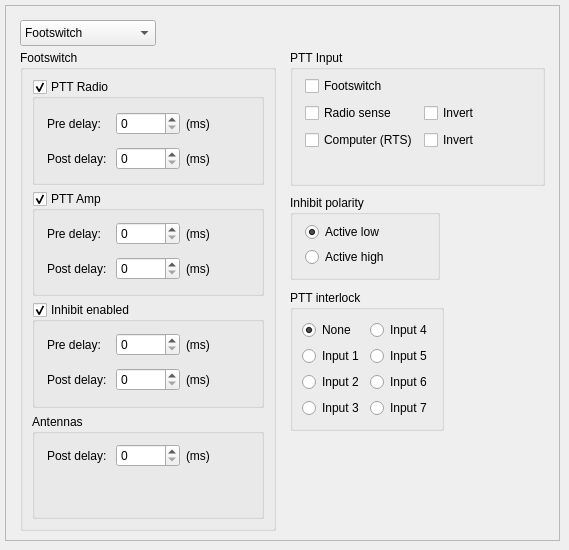
      <widget class="QWidget" name="tabSequencer">
       <attribute name="title">
        <string>Sequencer</string>
       </attribute>
       <widget class="QFrame" name="frameSequencer">
        <property name="geometry">
         <rect>
          <x>5</x>
          <y>5</y>
          <width>555</width>
          <height>536</height>
         </rect>
        </property>
        <property name="frameShape">
         <enum>QFrame::StyledPanel</enum>
        </property>
        <property name="frameShadow">
         <enum>QFrame::Raised</enum>
        </property>
        <widget class="QGroupBox" name="groupBoxSequencer">
         <property name="geometry">
          <rect>
           <x>15</x>
           <y>45</y>
           <width>256</width>
           <height>481</height>
          </rect>
         </property>
         <property name="title">
          <string>Footswitch</string>
         </property>
         <property name="flat">
          <bool>false</bool>
         </property>
         <property name="checkable">
          <bool>false</bool>
         </property>
         <property name="checked">
          <bool>false</bool>
         </property>
         <layout class="QVBoxLayout" name="verticalLayout_12">
          <item>
           <widget class="QGroupBox" name="groupBoxSequencerPTTRadio">
            <property name="title">
             <string>PTT Radio</string>
            </property>
            <property name="checkable">
             <bool>true</bool>
            </property>
            <property name="checked">
             <bool>true</bool>
            </property>
            <widget class="QWidget" name="layoutWidget">
             <property name="geometry">
              <rect>
               <x>15</x>
               <y>27</y>
               <width>202</width>
               <height>70</height>
              </rect>
             </property>
             <layout class="QGridLayout" name="gridLayout_5">
              <item row="0" column="0">
               <widget class="QLabel" name="labelSequencerPreDelay1">
                <property name="enabled">
                 <bool>true</bool>
                </property>
                <property name="text">
                 <string>Pre delay:</string>
                </property>
               </widget>
              </item>
              <item row="0" column="1">
               <widget class="QSpinBox" name="spinBoxSequencerPTTRadioPreDelay">
                <property name="enabled">
                 <bool>true</bool>
                </property>
                <property name="maximum">
                 <number>2555</number>
                </property>
                <property name="singleStep">
                 <number>10</number>
                </property>
               </widget>
              </item>
              <item row="0" column="2">
               <widget class="QLabel" name="labelSequencerms1">
                <property name="enabled">
                 <bool>true</bool>
                </property>
                <property name="text">
                 <string>(ms)</string>
                </property>
               </widget>
              </item>
              <item row="1" column="0">
               <widget class="QLabel" name="labelSequencerPostDelay1">
                <property name="enabled">
                 <bool>true</bool>
                </property>
                <property name="text">
                 <string>Post delay:</string>
                </property>
               </widget>
              </item>
              <item row="1" column="1">
               <widget class="QSpinBox" name="spinBoxSequencerPTTRadioPostDelay">
                <property name="enabled">
                 <bool>true</bool>
                </property>
                <property name="maximum">
                 <number>2555</number>
                </property>
                <property name="singleStep">
                 <number>10</number>
                </property>
               </widget>
              </item>
              <item row="1" column="2">
               <widget class="QLabel" name="labelSequencerms2">
                <property name="enabled">
                 <bool>true</bool>
                </property>
                <property name="text">
                 <string>(ms)</string>
                </property>
               </widget>
              </item>
             </layout>
            </widget>
           </widget>
          </item>
          <item>
           <widget class="QGroupBox" name="groupBoxSequencerPTTAmp">
            <property name="title">
             <string>PTT Amp</string>
            </property>
            <property name="checkable">
             <bool>true</bool>
            </property>
            <widget class="QWidget" name="layoutWidget">
             <property name="geometry">
              <rect>
               <x>15</x>
               <y>25</y>
               <width>202</width>
               <height>70</height>
              </rect>
             </property>
             <layout class="QGridLayout" name="gridLayout_6">
              <item row="0" column="0">
               <widget class="QLabel" name="labelSequencerPreDelay2">
                <property name="enabled">
                 <bool>true</bool>
                </property>
                <property name="text">
                 <string>Pre delay:</string>
                </property>
               </widget>
              </item>
              <item row="0" column="1">
               <widget class="QSpinBox" name="spinBoxSequencerPTTAmpPreDelay">
                <property name="enabled">
                 <bool>true</bool>
                </property>
                <property name="maximum">
                 <number>2555</number>
                </property>
                <property name="singleStep">
                 <number>10</number>
                </property>
               </widget>
              </item>
              <item row="0" column="2">
               <widget class="QLabel" name="labelSequencerms3">
                <property name="enabled">
                 <bool>true</bool>
                </property>
                <property name="text">
                 <string>(ms)</string>
                </property>
               </widget>
              </item>
              <item row="1" column="0">
               <widget class="QLabel" name="labelSequencerPostDelay2">
                <property name="enabled">
                 <bool>true</bool>
                </property>
                <property name="text">
                 <string>Post delay:</string>
                </property>
               </widget>
              </item>
              <item row="1" column="1">
               <widget class="QSpinBox" name="spinBoxSequencerPTTAmpPostDelay">
                <property name="enabled">
                 <bool>true</bool>
                </property>
                <property name="maximum">
                 <number>2555</number>
                </property>
                <property name="singleStep">
                 <number>10</number>
                </property>
               </widget>
              </item>
              <item row="1" column="2">
               <widget class="QLabel" name="labelSequencerms4">
                <property name="enabled">
                 <bool>true</bool>
                </property>
                <property name="text">
                 <string>(ms)</string>
                </property>
               </widget>
              </item>
             </layout>
            </widget>
           </widget>
          </item>
          <item>
           <widget class="QGroupBox" name="groupBoxSequencerInhibitEnabled">
            <property name="title">
             <string>Inhibit enabled</string>
            </property>
            <property name="checkable">
             <bool>true</bool>
            </property>
            <widget class="QWidget" name="layoutWidget_4">
             <property name="geometry">
              <rect>
               <x>15</x>
               <y>25</y>
               <width>202</width>
               <height>70</height>
              </rect>
             </property>
             <layout class="QGridLayout" name="gridLayout_10">
              <item row="0" column="0">
               <widget class="QLabel" name="labelSequencerPreDelay3_2">
                <property name="enabled">
                 <bool>true</bool>
                </property>
                <property name="text">
                 <string>Pre delay:</string>
                </property>
               </widget>
              </item>
              <item row="0" column="2">
               <widget class="QLabel" name="labelSequencerms5_2">
                <property name="enabled">
                 <bool>true</bool>
                </property>
                <property name="text">
                 <string>(ms)</string>
                </property>
               </widget>
              </item>
              <item row="1" column="0">
               <widget class="QLabel" name="labelSequencerPostDelay3_2">
                <property name="enabled">
                 <bool>true</bool>
                </property>
                <property name="text">
                 <string>Post delay:</string>
                </property>
               </widget>
              </item>
              <item row="1" column="2">
               <widget class="QLabel" name="labelSequencerms6_2">
                <property name="enabled">
                 <bool>true</bool>
                </property>
                <property name="text">
                 <string>(ms)</string>
                </property>
               </widget>
              </item>
              <item row="0" column="1">
               <widget class="QSpinBox" name="spinBoxSequencerInhibitPredelay">
                <property name="enabled">
                 <bool>true</bool>
                </property>
                <property name="maximum">
                 <number>2555</number>
                </property>
                <property name="singleStep">
                 <number>10</number>
                </property>
               </widget>
              </item>
              <item row="1" column="1">
               <widget class="QSpinBox" name="spinBoxSequencerInhibitPostdelay">
                <property name="enabled">
                 <bool>true</bool>
                </property>
                <property name="maximum">
                 <number>2555</number>
                </property>
                <property name="singleStep">
                 <number>10</number>
                </property>
               </widget>
              </item>
             </layout>
            </widget>
           </widget>
          </item>
          <item>
           <widget class="QGroupBox" name="groupBoxSequencerAntenna">
            <property name="title">
             <string>Antennas</string>
            </property>
            <widget class="QWidget" name="layoutWidget">
             <property name="geometry">
              <rect>
               <x>15</x>
               <y>25</y>
               <width>202</width>
               <height>33</height>
              </rect>
             </property>
             <layout class="QGridLayout" name="gridLayout_8">
              <item row="0" column="0">
               <widget class="QLabel" name="labelSequencerAntennaPostDelay">
                <property name="text">
                 <string>Post delay:</string>
                </property>
               </widget>
              </item>
              <item row="0" column="1">
               <widget class="QSpinBox" name="spinBoxSequencerAntennaPostDelay">
                <property name="maximum">
                 <number>2555</number>
                </property>
                <property name="singleStep">
                 <number>10</number>
                </property>
               </widget>
              </item>
              <item row="0" column="2">
               <widget class="QLabel" name="labelSequencerms7">
                <property name="text">
                 <string>(ms)</string>
                </property>
               </widget>
              </item>
             </layout>
            </widget>
           </widget>
          </item>
         </layout>
        </widget>
        <widget class="QComboBox" name="comboBoxSequencerSelect">
         <property name="geometry">
          <rect>
           <x>15</x>
           <y>15</y>
           <width>136</width>
           <height>26</height>
          </rect>
         </property>
         <item>
          <property name="text">
           <string>Footswitch</string>
          </property>
         </item>
         <item>
          <property name="text">
           <string>Computer</string>
          </property>
         </item>
         <item>
          <property name="text">
           <string>Radio sense</string>
          </property>
         </item>
        </widget>
        <widget class="QGroupBox" name="groupBoxSequencer_2">
         <property name="geometry">
          <rect>
           <x>285</x>
           <y>45</y>
           <width>255</width>
           <height>136</height>
          </rect>
         </property>
         <property name="title">
          <string>PTT Input</string>
         </property>
         <widget class="QWidget" name="layoutWidget">
          <property name="geometry">
           <rect>
            <x>15</x>
            <y>25</y>
            <width>177</width>
            <height>77</height>
           </rect>
          </property>
          <layout class="QGridLayout" name="gridLayout_9">
           <item row="0" column="0">
            <widget class="QCheckBox" name="checkBoxPTTInputFootswitch">
             <property name="text">
              <string>Footswitch</string>
             </property>
            </widget>
           </item>
           <item row="1" column="0">
            <widget class="QCheckBox" name="checkBoxPTTInputRadioSense">
             <property name="text">
              <string>Radio sense</string>
             </property>
            </widget>
           </item>
           <item row="1" column="1">
            <widget class="QCheckBox" name="checkBoxPTTInputRadioSenseInverted">
             <property name="text">
              <string>Invert</string>
             </property>
            </widget>
           </item>
           <item row="2" column="0">
            <widget class="QCheckBox" name="checkBoxPTTInputComputerRTS">
             <property name="text">
              <string>Computer (RTS)</string>
             </property>
            </widget>
           </item>
           <item row="2" column="1">
            <widget class="QCheckBox" name="checkBoxPTTInputComputerRTSInverted">
             <property name="text">
              <string>Invert</string>
             </property>
            </widget>
           </item>
          </layout>
         </widget>
        </widget>
        <widget class="QGroupBox" name="groupBoxSequencer_3">
         <property name="geometry">
          <rect>
           <x>285</x>
           <y>190</y>
           <width>150</width>
           <height>85</height>
          </rect>
         </property>
         <property name="title">
          <string>Inhibit polarity</string>
         </property>
         <widget class="QRadioButton" name="radioButtonInhibitPolarityActiveLow">
          <property name="geometry">
           <rect>
            <x>15</x>
            <y>25</y>
            <width>115</width>
            <height>24</height>
           </rect>
          </property>
          <property name="text">
           <string>Active low</string>
          </property>
          <property name="checked">
           <bool>true</bool>
          </property>
         </widget>
         <widget class="QRadioButton" name="radioButtonInhibitPolarityActiveHigh">
          <property name="geometry">
           <rect>
            <x>15</x>
            <y>50</y>
            <width>115</width>
            <height>24</height>
           </rect>
          </property>
          <property name="text">
           <string>Active high</string>
          </property>
         </widget>
        </widget>
        <widget class="QGroupBox" name="groupBoxPTTInterlock">
         <property name="geometry">
          <rect>
           <x>285</x>
           <y>285</y>
           <width>154</width>
           <height>141</height>
          </rect>
         </property>
         <property name="title">
          <string>PTT interlock</string>
         </property>
         <layout class="QVBoxLayout" name="verticalLayout_14">
          <item>
           <layout class="QGridLayout" name="gridLayout_15">
            <item row="0" column="0">
             <widget class="QRadioButton" name="radioButtonPTTInterlockNone">
              <property name="text">
               <string>None</string>
              </property>
              <property name="checked">
               <bool>true</bool>
              </property>
             </widget>
            </item>
            <item row="0" column="1">
             <widget class="QRadioButton" name="radioButtonPTTInterlockInput4">
              <property name="text">
               <string>Input 4</string>
              </property>
             </widget>
            </item>
            <item row="1" column="0">
             <widget class="QRadioButton" name="radioButtonPTTInterlockInput1">
              <property name="text">
               <string>Input 1</string>
              </property>
             </widget>
            </item>
            <item row="1" column="1">
             <widget class="QRadioButton" name="radioButtonPTTInterlockInput5">
              <property name="text">
               <string>Input 5</string>
              </property>
             </widget>
            </item>
            <item row="2" column="0">
             <widget class="QRadioButton" name="radioButtonPTTInterlockInput2">
              <property name="text">
               <string>Input 2</string>
              </property>
             </widget>
            </item>
            <item row="2" column="1">
             <widget class="QRadioButton" name="radioButtonPTTInterlockInput6">
              <property name="text">
               <string>Input 6</string>
              </property>
             </widget>
            </item>
            <item row="3" column="0">
             <widget class="QRadioButton" name="radioButtonPTTInterlockInput3">
              <property name="text">
               <string>Input 3</string>
              </property>
             </widget>
            </item>
            <item row="3" column="1">
             <widget class="QRadioButton" name="radioButtonPTTInterlockInput7">
              <property name="text">
               <string>Input 7</string>
              </property>
             </widget>
            </item>
           </layout>
          </item>
         </layout>
        </widget>
       </widget>
      </widget>
